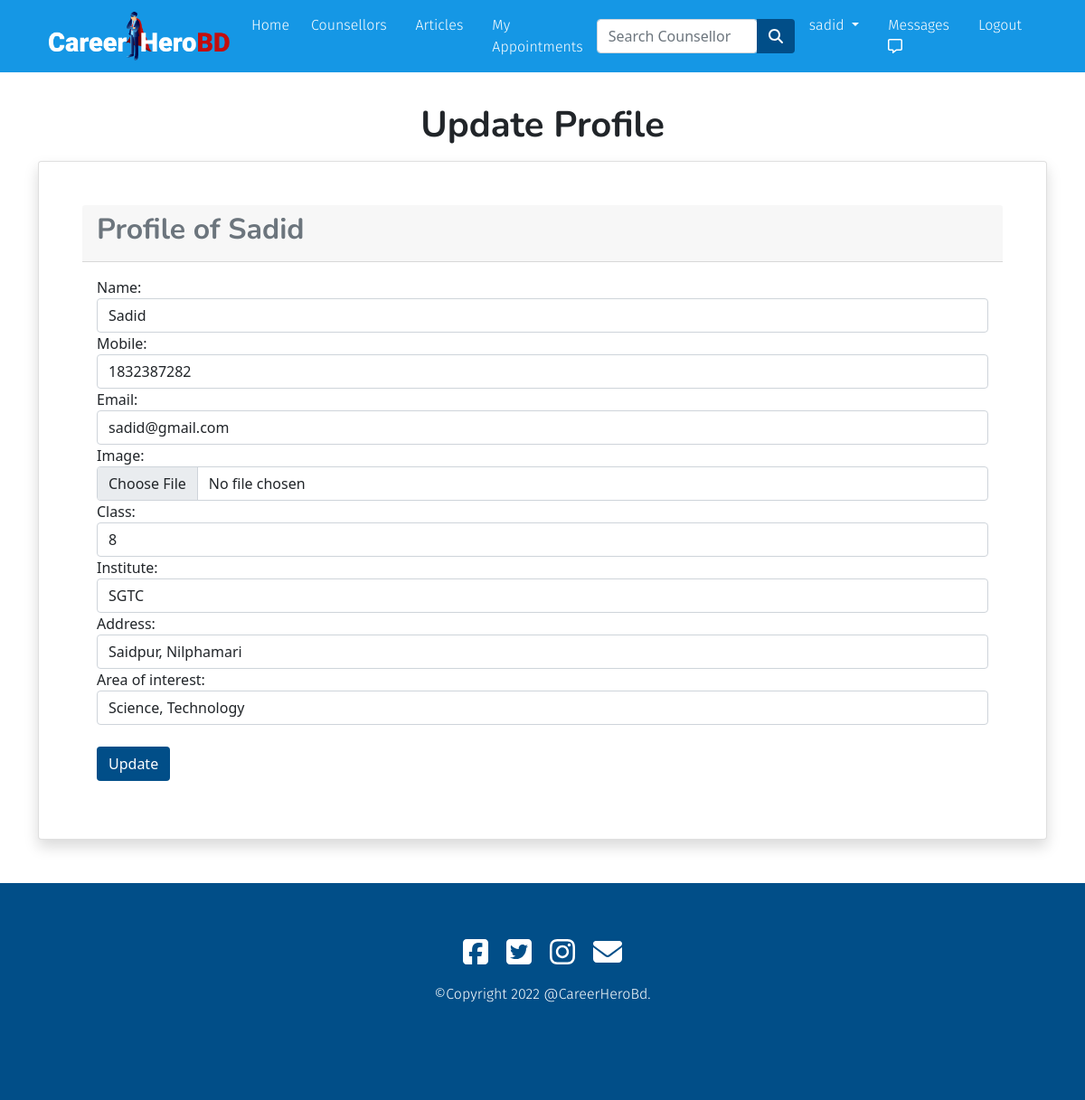
The page /student_form/1/ (signed in) on the database its author committed.
### app/models.py (models this page shows, shortened)
class User(AbstractUser):
  is_counselor= models.BooleanField(default=False)
  is_student = models.BooleanField(default=False)

class Student(models.Model):
  user = models.ForeignKey(settings.AUTH_USER_MODEL,on_delete=models.CASCADE)
  name = models.CharField(max_length=30,blank=True,null=True)
  email = models.EmailField(max_length=40,blank=True,null=True)
  mobile = models.IntegerField(blank=True,null=True)
  image = models.ImageField(upload_to='images/',null=True,blank=True)
  cls = models.CharField(max_length=30,blank=True,null=True)
  institute = models.CharField(max_length=300,blank=True,null=True)
  address = models.CharField(max_length=100,blank=True,null=True)
  area_of_interest = models.CharField(max_length=100,blank=True,null=True)

### app/views.py (the view)
# urls.py: path('student_form/<int:pk>/',views.StudentUpdateView.as_view(),name="student_form"),
class StudentUpdateView(LoginRequiredMixin, UpdateView):
  model = Student
  form_class = StudentUpdateForm
  template_name = 'app/updateForm.html'
  login_url = 'login'
  def dispatch(self, request, *args, **kwargs):
    obj = self.get_object()
    if obj.user != self.request.user:
      raise PermissionDenied
    return super().dispatch(request, *args, **kwargs)

### app/form.py
class StudentUpdateForm(forms.ModelForm):
  class Meta:
    model = Student
    fields = ('name', 'mobile', 'email', 'image','cls','institute','address','area_of_interest' )
    labels = {'cls':'Class'}

### app/templates/app/updateForm.html (shortened to what this page needs)
{% extends 'app/base.html' %}
{% load static %}
{% load widget_tweaks %}
{% block main-content %}
<section>
  <div class="container my-5" style="padding-top: 50px ;">
    <h1 class="text-center my-3">Update Profile</h1>
    <div class="row">
      <div class="col-md-12 mx-auto">
        <div class="card shadow p-5">
          <div class="card-header text-black text-muted">
            <h2>Profile of {{request.user.username|capfirst}}</h2>
          </div>
          <div class="card-body">
            <form action="" method="POST" novalidate enctype="multipart/form-data">
              {% for field in form.visible_fields %}
              <div class="form-group">
                {{ field.label_tag }}
                {% render_field field class="form-control" %}
                {% endfor %}
                <br>
                <input type="submit" value="Update" class="btn styled_btn">
                <br>
              </div>
            </form>
          </div>
        </div>
      </div>
    </div>
  </div>
</section>
{% endblock main-content %}

### app/templates/app/base.html (shortened to what this page needs)
<!DOCTYPE html>
{% load static %}
<html lang="en">
<head>
  <link rel="stylesheet" href="{% static 'app/css/style.css' %}">
  <link href="https://cdn.jsdelivr.net/npm/bootstrap@5.0.0-beta1/dist/css/bootstrap.min.css" rel="stylesheet"
>
  <link rel="stylesheet" href="https://stackpath.bootstrapcdn.com/font-awesome/4.7.0/css/font-awesome.min.css">
  <link rel="stylesheet" href="{% static 'app/css/owl.carousel.min.css' %}">
  <link rel="stylesheet" href="{% static 'app/css/all.min.css' %}">
  <link rel="stylesheet" href="https://cdnjs.cloudflare.com/ajax/libs/animate.css/3.7.2/animate.css">
</head>
<body>
  <div class="row">
    <div class="col-sm-12 col-md-12 col-lg-12">
      <nav id="nav" class="navbar navbar-expand-lg navbar-dark  fixed-top" style="background-color: #1597E5;">
        <div class="container">
          <a class="navbar-brand" href="/"><img src="{% static 'app/images/nav/logo.png' %}" alt=""
              style="width: 200px;"></a>
          <button class="navbar-toggler" type="button" data-bs-toggle="collapse"
            data-bs-target="#navbarSupportedContent" aria-controls="navbarSupportedContent" aria-expanded="false"
            aria-label="Toggle navigation">
            <div class="collapse navbar-collapse" id="navbarSupportedContent">
              <ul class="navbar-nav me-auto mb-2 mb-lg-0">
                <li class="nav-item">
                  <a class="nav-link" aria-current="page" href="/">Home</a>
                </li>
                <li class="nav-item mx-2">
                  <a href="{% url 'counselor' %}" class="nav-link">Counsellors</a>
                </li>
                <li class="nav-item mx-2">
                  <a href="{% url 'article_list' %}" class="nav-link">Articles</a>
                </li>
                {% if request.user.is_authenticated %}
                <li class="nav-item mx-2">
                  <a href="{% url 'appointment' %}" class="nav-link">My Appointments</a>
                </li>
                {% endif %}
              </ul>
              <form class="d-flex input-group w-auto" method="POST" action="{% url 'search_list' %}">
                <input type="search" class="form-control rounded" name="q" placeholder="Search Counsellor"
                  aria-label="Search" aria-describedby="search-addon" />
                <button type="submit" class="btn" style="background-color: #014e88;"><i class="fas fa-search"
                    style="color: white;"></i></button>
              </form>
              <div>
                <ul class="navbar-nav me-auto mb-2 mb-lg-0">
                  {% if request.user.is_authenticated %}
                  <li class="nav-item dropdown mx-2">
                    <a class="nav-link dropdown-toggle" href="#" id="profileDropdown" role="button"
                      data-bs-toggle="dropdown" aria-expanded="false">
                      {{request.user.username}}
                    </a>
                  </li>
                  <li class="nav-item mx-2">
                    <a href="{% url 'inbox' %}" class="nav-link">Messages <i class="far fa-comment-alt "></i></a>
                  </li>
                  <li class="nav-item mx-2">
                    <a href="{% url 'logout' %}" class="nav-link">Logout</a>
                  </li>
                  {% endif %}
                </ul>
              </div>
            </div>
        </div>
      </nav>
    </div>
  </div>
  {% block main-content %}
  {% endblock main-content %}
  <section id="footer" class="section-padding">
    <footer>
      <a target="_blank" href="https://www.facebook.com/"><i class="icon1 fab fa-facebook-square fa-2x"></i></a>
      <a class="mx-3" target="_blank" href="https://twitter.com/"><i class="icon1 fab fa-twitter-square fa-2x"></i></a>
      <a class="me-3" target="_blank" href="https://www.instagram.com/"><i class="icon1 fab fa-instagram fa-2x"></i></a>
      <a target="_blank" href="mailto:someone@example.com"><i class="icon1 fas fa-envelope fa-2x"></i></a>
      <p class="mt-3 text-center">©Copyright 2022 @CareerHeroBd.</p>
    </footer>
  </section>
</body>
</html>

### app/templates/app/base.html (style rules this page uses)
* { margin: 0; padding: 0; }
body { scroll-behavior: smooth; }
.section-padding { padding-top: 50px; padding-bottom: 50px; }
.styled_btn { background-color: #014e88; color: white; transition: .4s ease; }
h1, h2 { font-family: 'Nunito', sans-serif; font-weight: bold; }
h4, h5, h6, p, a { font-family: 'Fira Sans', sans-serif; font-weight: 300; text-align: justify; }
.nav-link { color: white !important; transition: all .3s ease-in-out; }
#footer { text-align: center; background-color: #014e88; color: white; width: 100%; height: 30vh; padding: 60px 0px; }
#footer a { color: white; }
#footer .icon1 { color: white; transition: .6s ease; }

### rows shown on the page
User: user.username "sadid", user.username "Sadid"
Student: name "Sadid" "1832387282" "sadid@gmail.com" "8" "SGTC" "Saidpur, Nilphamari" "Science, Technology"

### other values the page prints
{{ field.label_tag }} "Name:" "Mobile:" "Email:" "Image:" "Class:" "Institute:" "Address:" "Area of interest:"
